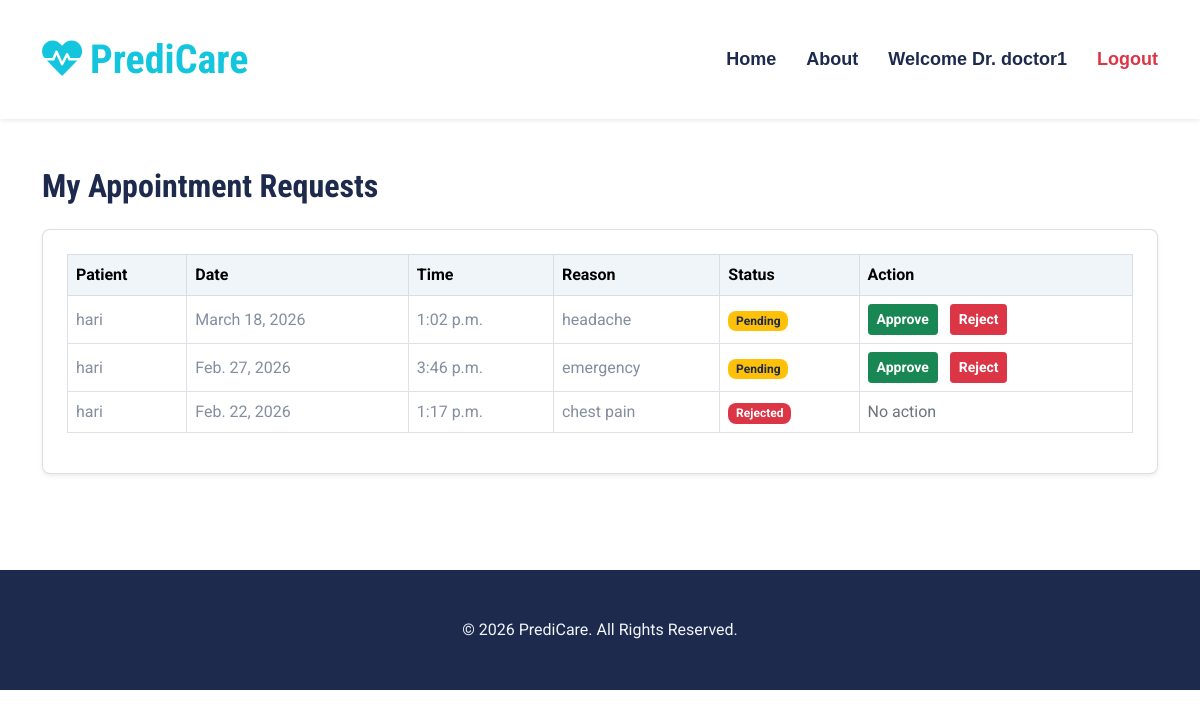
/doctor-bookings/ (signed in), run on the app's committed database.
### core/models.py (models this page shows, shortened)
class Booking(models.Model):
    STATUS_CHOICES = (
        ('pending', 'Pending'),
        ('approved', 'Approved'),
        ('rejected', 'Rejected'),
    )
    patient = models.ForeignKey(User, on_delete=models.CASCADE, related_name="patient_bookings")
    doctor = models.ForeignKey(User, on_delete=models.CASCADE, related_name="doctor_bookings")
    specialization = models.CharField(max_length=50)
    date = models.DateField()
    time = models.TimeField()
    reason = models.TextField()
    status = models.CharField(max_length=20, choices=STATUS_CHOICES, default='pending')
    created_at = models.DateTimeField(auto_now_add=True)

### core/views.py (the view)
# urls.py: path('doctor-bookings/', views.doctor_bookings, name='doctor_bookings'),
@login_required
def doctor_bookings(request):
    if not hasattr(request.user, 'profile') or request.user.profile.role != 'doctor':
        return redirect('home')
    bookings = Booking.objects.filter(
        doctor=request.user
    ).order_by('-created_at')
    return render(request, 'core/doctor_bookings.html', {
        'bookings': bookings
    })

### core/templates/core/doctor_bookings.html (shortened to what this page needs)
{% extends 'core/base.html' %}
{% block content %}
<div class="container py-5">
    <h2 class="mb-4">My Appointment Requests</h2>
    <div class="card shadow-sm p-4">
        <div class="table-responsive">
            <table class="table table-bordered align-middle">
                <thead class="table-light">
                    <tr>
                        <th>Patient</th>
                        <th>Date</th>
                        <th>Time</th>
                        <th>Reason</th>
                        <th>Status</th>
                        <th>Action</th>
                    </tr>
                </thead>
                <tbody>
                    {% for booking in bookings %}
                    <tr>
                        <td>{{ booking.patient.first_name }}</td>
                        <td>{{ booking.date }}</td>
                        <td>{{ booking.time }}</td>
                        <td>{{ booking.reason }}</td>
                        <td>
                            {% if booking.status == 'pending' %}
                                <span class="badge bg-warning text-dark">
                                    Pending
                                </span>
                            {% elif booking.status == 'approved' %}
                                <span class="badge bg-success">
                                    Approved
                                </span>
                            {% else %}
                                <span class="badge bg-danger">
                                    Rejected
                                </span>
                            {% endif %}
                        </td>
                        <td>
                            {% if booking.status == 'pending' %}
                                <a href="{% url 'approve_booking' booking.id %}"
                                   class="btn btn-success btn-sm me-2">
                                    Approve
                                </a>
                                <a href="{% url 'reject_booking' booking.id %}"
                                   class="btn btn-danger btn-sm">
                                    Reject
                                </a>
                            {% else %}
                                <span class="text-muted">No action</span>
                            {% endif %}
                        </td>
                    </tr>
                    {% empty %}
                    <tr>
                        <td colspan="6" class="text-center text-muted">
                            No bookings yet.
                        </td>
                    </tr>
                    {% endfor %}
                </tbody>
            </table>
        </div>
    </div>
</div>
{% endblock %}

### core/templates/core/base.html (shortened to what this page needs)
{% load static %}
<!DOCTYPE html>
<html lang="en">
<head>
    <link href="https://cdnjs.cloudflare.com/ajax/libs/font-awesome/5.15.0/css/all.min.css" rel="stylesheet">
    <link href="https://cdn.jsdelivr.net/npm/bootstrap-icons@1.4.1/font/bootstrap-icons.css" rel="stylesheet">
    <link href="{% static 'core/css/bootstrap.min.css' %}" rel="stylesheet">
    <link href="{% static 'core/css/style.css' %}" rel="stylesheet">
</head>
<body>
<div class="container-fluid sticky-top bg-white shadow-sm">
    <div class="container">
        <nav class="navbar navbar-expand-lg navbar-light py-3">
            {% if user.is_authenticated %}
                {% if user.is_superuser %}
                    <a href="{% url 'admin_home' %}" class="navbar-brand">
                {% elif user.profile.role == 'doctor' %}
                    <a href="{% url 'doctor_home' %}" class="navbar-brand">
                {% else %}
                    <a href="{% url 'user_home' %}" class="navbar-brand">
                {% endif %}
            {% else %}
                <a href="{% url 'home' %}" class="navbar-brand">
            {% endif %}
                <h1 class="m-0 text-primary">
                    <i class="fa fa-heartbeat me-2"></i>PrediCare
                </h1>
            </a>
            <div class="collapse navbar-collapse" id="navbarCollapse">
                <div class="navbar-nav ms-auto">
                    <a href="{% url 'home' %}" class="nav-item nav-link">Home</a>
                    <a href="#" class="nav-item nav-link">About</a>
                    {% if user.is_authenticated %}
                        {% if user.is_superuser %}
                            <a href="{% url 'admin_home' %}" class="nav-item nav-link">
                                Welcome, {{ user.first_name|default:user.username }}
                            </a>
                        {% elif user.profile.role == 'doctor' %}
                            <a href="{% url 'doctor_home' %}" class="nav-item nav-link">
                                Welcome Dr. {{ user.first_name|default:user.username }}
                            </a>
                        {% else %}
                            <a href="{% url 'user_home' %}" class="nav-item nav-link">
                                Welcome, {{ user.first_name|default:user.username }}
                            </a>
                        {% endif %}
                        <a href="{% url 'logout' %}" class="nav-item nav-link text-danger">
                            Logout
                        </a>
                    {% endif %}
                </div>
            </div>
        </nav>
    </div>
</div>
{% block content %}
{% endblock %}
<div class="container-fluid bg-dark text-light mt-5 py-5">
    <div class="container text-center">
        <p class="mb-0">&copy; 2026 PrediCare. All Rights Reserved.</p>
    </div>
</div>
</body>
</html>

### core/static/core/css/style.css (style rules this page uses)
:root { --primary: #13C5DD; --secondary: #354F8E; --light: #EFF5F9; --dark: #1D2A4D; }
.btn { font-weight: 700; transition: .5s; }
.navbar-light .navbar-nav .nav-link { font-family: 'Jost', sans-serif; position: relative; margin-left: 30px; padding: 30px 0; font-size: 18px; font-weight: 700; color: var(--dark); outline: none; transition: .5s; }
@media (min-width: 992px) { .navbar-light .navbar-nav .nav-link::before { position: absolute; content: ""; width: 0; height: 5px; bottom: 0; left: 50%; background: var(--primary); transition: .5s; } }

### data on the page
Booking: patient.first_name "hari", date "March 18, 2026", time "1:02 p.m.", reason "headache", status "Pending"
Booking: patient.first_name "hari", date "Feb. 27, 2026", time "3:46 p.m.", reason "emergency", status "Pending"
Booking: patient.first_name "hari", date "Feb. 22, 2026", time "1:17 p.m.", reason "chest pain", status "Rejected"

### other printed values
{{ user.first_name|default:user.username }} "doctor1"
